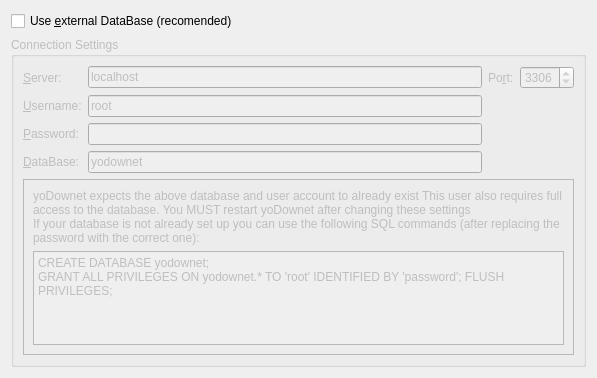
<?xml version="1.0" encoding="UTF-8"?>
<ui version="4.0">
 <class>PrefDataBaseWidget</class>
 <widget class="QWidget" name="PrefDataBaseWidget">
  <property name="geometry">
   <rect>
    <x>0</x>
    <y>0</y>
    <width>597</width>
    <height>378</height>
   </rect>
  </property>
  <property name="windowTitle">
   <string>DataBase</string>
  </property>
  <property name="windowIcon">
   <iconset theme="server-database">
    <normaloff/>
   </iconset>
  </property>
  <layout class="QGridLayout" name="gridLayout">
   <item row="0" column="0">
    <widget class="QCheckBox" name="checkBox">
     <property name="text">
      <string>Use &amp;external DataBase (recomended)</string>
     </property>
    </widget>
   </item>
   <item row="1" column="0">
    <widget class="QGroupBox" name="groupBox">
     <property name="enabled">
      <bool>false</bool>
     </property>
     <property name="title">
      <string>Connection Settings</string>
     </property>
     <layout class="QGridLayout" name="gridLayout_3">
      <item row="2" column="1">
       <widget class="QLineEdit" name="passwordEdit">
        <property name="text">
         <string/>
        </property>
        <property name="echoMode">
         <enum>QLineEdit::Password</enum>
        </property>
       </widget>
      </item>
      <item row="1" column="0">
       <widget class="QLabel" name="usernameLabel">
        <property name="text">
         <string>&amp;Username:</string>
        </property>
        <property name="buddy">
         <cstring>usernameEdit</cstring>
        </property>
       </widget>
      </item>
      <item row="0" column="0">
       <widget class="QLabel" name="serverLabel">
        <property name="text">
         <string>&amp;Server:</string>
        </property>
        <property name="buddy">
         <cstring>serverEdit</cstring>
        </property>
       </widget>
      </item>
      <item row="2" column="0">
       <widget class="QLabel" name="passwordLabel">
        <property name="text">
         <string>&amp;Password:</string>
        </property>
        <property name="buddy">
         <cstring>passwordEdit</cstring>
        </property>
       </widget>
      </item>
      <item row="1" column="1">
       <widget class="QLineEdit" name="usernameEdit">
        <property name="text">
         <string>root</string>
        </property>
       </widget>
      </item>
      <item row="0" column="1">
       <widget class="QLineEdit" name="serverEdit">
        <property name="text">
         <string>localhost</string>
        </property>
       </widget>
      </item>
      <item row="0" column="3">
       <widget class="QSpinBox" name="portSpinBox">
        <property name="maximum">
         <number>9999</number>
        </property>
        <property name="value">
         <number>3306</number>
        </property>
       </widget>
      </item>
      <item row="3" column="0">
       <widget class="QLabel" name="databaseLabel">
        <property name="text">
         <string>&amp;DataBase:</string>
        </property>
        <property name="buddy">
         <cstring>databaseEdit</cstring>
        </property>
       </widget>
      </item>
      <item row="0" column="2">
       <widget class="QLabel" name="portLabel">
        <property name="text">
         <string>Po&amp;rt:</string>
        </property>
        <property name="buddy">
         <cstring>portSpinBox</cstring>
        </property>
       </widget>
      </item>
      <item row="3" column="1">
       <widget class="QLineEdit" name="databaseEdit">
        <property name="text">
         <string>yodownet</string>
        </property>
       </widget>
      </item>
      <item row="4" column="0" colspan="4">
       <widget class="QFrame" name="frame">
        <property name="frameShape">
         <enum>QFrame::StyledPanel</enum>
        </property>
        <property name="frameShadow">
         <enum>QFrame::Raised</enum>
        </property>
        <layout class="QGridLayout" name="gridLayout_2">
         <item row="0" column="0">
          <widget class="QLabel" name="descriptionLabel">
           <property name="sizePolicy">
            <sizepolicy hsizetype="Expanding" vsizetype="Fixed">
             <horstretch>0</horstretch>
             <verstretch>0</verstretch>
            </sizepolicy>
           </property>
           <property name="acceptDrops">
            <bool>false</bool>
           </property>
           <property name="text">
            <string>yoDownet expects the above database and user account to already exist This user also requires full access to the database. You MUST restart yoDownet after changing these settings
If your database is not already set up you can use the following SQL commands (after replacing the password with the correct one):</string>
           </property>
           <property name="textFormat">
            <enum>Qt::AutoText</enum>
           </property>
           <property name="scaledContents">
            <bool>false</bool>
           </property>
           <property name="alignment">
            <set>Qt::AlignLeading|Qt::AlignLeft|Qt::AlignTop</set>
           </property>
           <property name="wordWrap">
            <bool>true</bool>
           </property>
           <property name="margin">
            <number>1</number>
           </property>
           <property name="indent">
            <number>0</number>
           </property>
           <property name="buddy">
            <cstring>dbCreatorText</cstring>
           </property>
          </widget>
         </item>
         <item row="1" column="0">
          <widget class="QTextBrowser" name="dbCreatorText">
           <property name="html">
            <string>&lt;!DOCTYPE HTML PUBLIC &quot;-//W3C//DTD HTML 4.0//EN&quot; &quot;http://www.w3.org/TR/REC-html40/strict.dtd&quot;&gt;
&lt;html&gt;&lt;head&gt;&lt;meta name=&quot;qrichtext&quot; content=&quot;1&quot; /&gt;&lt;style type=&quot;text/css&quot;&gt;
p, li { white-space: pre-wrap; }
&lt;/style&gt;&lt;/head&gt;&lt;body style=&quot; font-family:'Sans Serif'; font-size:9pt; font-weight:400; font-style:normal;&quot;&gt;
&lt;p style=&quot; margin-top:0px; margin-bottom:0px; margin-left:0px; margin-right:0px; -qt-block-indent:0; text-indent:0px;&quot;&gt;CREATE DATABASE yodownet;&lt;/p&gt;
&lt;p style=&quot; margin-top:0px; margin-bottom:0px; margin-left:0px; margin-right:0px; -qt-block-indent:0; text-indent:0px;&quot;&gt;GRANT ALL PRIVILEGES ON yodownet.* TO 'root' IDENTIFIED BY 'password'; FLUSH PRIVILEGES;&lt;/p&gt;&lt;/body&gt;&lt;/html&gt;</string>
           </property>
          </widget>
         </item>
        </layout>
       </widget>
      </item>
     </layout>
    </widget>
   </item>
  </layout>
 </widget>
 <tabstops>
  <tabstop>checkBox</tabstop>
  <tabstop>serverEdit</tabstop>
  <tabstop>portSpinBox</tabstop>
  <tabstop>usernameEdit</tabstop>
  <tabstop>passwordEdit</tabstop>
  <tabstop>databaseEdit</tabstop>
  <tabstop>dbCreatorText</tabstop>
 </tabstops>
 <resources/>
 <connections>
  <connection>
   <sender>checkBox</sender>
   <signal>toggled(bool)</signal>
   <receiver>groupBox</receiver>
   <slot>setEnabled(bool)</slot>
   <hints>
    <hint type="sourcelabel">
     <x>27</x>
     <y>16</y>
    </hint>
    <hint type="destinationlabel">
     <x>56</x>
     <y>35</y>
    </hint>
   </hints>
  </connection>
 </connections>
</ui>
